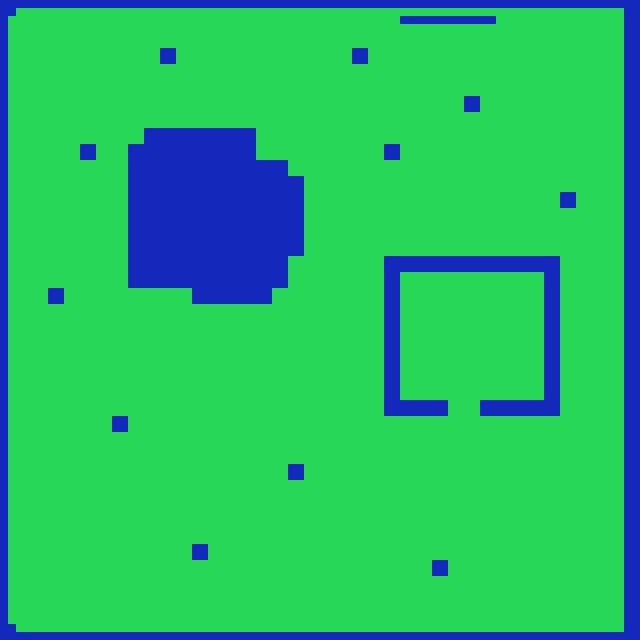

Below is a game level as drawn by its tile map, then a one-line description and the .tmx that defines it (tile-layer data replaced by summaries):
An orthogonal 40x40 tile map with 16x16 px tiles, 1 tile layer (Ground_Layer), 1 hidden layer not drawn and 17 objects.

<map version="1.2" tiledversion="1.2.1" orientation="orthogonal" renderorder="right-down" width="40" height="40" tilewidth="16" tileheight="16" infinite="0" nextlayerid="5" nextobjectid="35">
 <tileset firstgid="1" source="TestTileSet.tsx" />
 <layer id="1" name="Ground_Layer" width="40" height="40">
  <data>[1600 cells, 1600 non-empty, 3 distinct tile ids]</data>
 </layer>
 <layer id="2" name="Upper_Layer" width="40" height="40" visible="0">
  <data>[1600 cells, 20 non-empty, 1 distinct tile ids]</data>
 </layer>
 <objectgroup id="3" name="SPAWN_LAYER">
  <object id="17" x="215.75" y="408.25">
   <properties>
    <property name="Spawn" value="Player" />
   </properties>
  </object>
 </objectgroup>
 <objectgroup id="4" name="COLLISION_LAYER">
  <properties>
   <property name="Type" value="BodyDef.BodyType.StaticBody" />
  </properties>
  <object id="5" x="352.25" y="48.25" width="16" height="16">
   <properties>
    <property name="Type" value="StaticBody" />
   </properties>
  </object>
  <object id="6" x="160.5" y="48.5" width="16" height="16">
   <properties>
    <property name="Type" value="StaticBody" />
   </properties>
  </object>
  <object id="7" x="287.5" y="463.75" width="16" height="16">
   <properties>
    <property name="Type" value="StaticBody" />
   </properties>
  </object>
  <object id="8" x="191.5" y="544" width="16" height="16">
   <properties>
    <property name="Type" value="StaticBody" />
   </properties>
  </object>
  <object id="9" x="431.75" y="559.75" width="16" height="16">
   <properties>
    <property name="Type" value="StaticBody" />
   </properties>
  </object>
  <object id="10" x="111.5" y="416" width="16" height="16">
   <properties>
    <property name="Type" value="StaticBody" />
   </properties>
  </object>
  <object id="11" x="47.75" y="288.5" width="16" height="16">
   <properties>
    <property name="Type" value="StaticBody" />
   </properties>
  </object>
  <object id="12" x="383.25" y="144.75" width="16" height="16">
   <properties>
    <property name="Type" value="StaticBody" />
   </properties>
  </object>
  <object id="13" x="464.75" y="96.25" width="16" height="16">
   <properties>
    <property name="Type" value="StaticBody" />
   </properties>
  </object>
  <object id="14" x="559.25" y="192.5" width="16" height="16">
   <properties>
    <property name="Type" value="StaticBody" />
   </properties>
  </object>
  <object id="20" x="282.75" y="515.75" width="103.018" height="103.02">
   <properties>
    <property name="Type" value="StaticBody" />
   </properties>
   <ellipse />
  </object>
  <object id="28" x="399.75" y="271.5">
   <properties>
    <property name="Type" value="StaticBody" />
   </properties>
   <polyline points="0.25,0.5 144.25,0.5 144.25,128.25 80.25,128.5 80.25,144.5 160.25,144.5 160.25,-15.5 -15.75,-15.5 -15.75,144.5 48.25,144.5 48.25,128.5 0.25,128.5 0.25,0.5" />
  </object>
  <object id="29" x="371" y="458.5" width="35.25" height="35.25">
   <properties>
    <property name="Type" value="StaticBody" />
   </properties>
   <ellipse />
  </object>
  <object id="33" x="16.75" y="7.25">
   <properties>
    <property name="Type" value="StaticBody" />
   </properties>
   <polyline points="0,0 606.5,0.75 607.25,622.75 -0.5,624.25 -8.5,617 -8.25,8.5 -0.25,0" />
  </object>
  <object id="34" x="304" y="176">
   <properties>
    <property name="Type" value="StaticBody" />
   </properties>
   <polyline points="0,0 0,80 -16,80 -16,112 -32,112 -32,128 -112,128 -112,112 -176,112 -176,-32 -160,-32 -160,-48 -48,-48 -48,-16 -16,-16 -16,0 0,0" />
  </object>
  <object id="31" x="156.5" y="465.25" width="57.25" height="57.25">
   <properties>
    <property name="Type" value="StaticBody" />
   </properties>
   <ellipse />
  </object>
 </objectgroup>
</map>